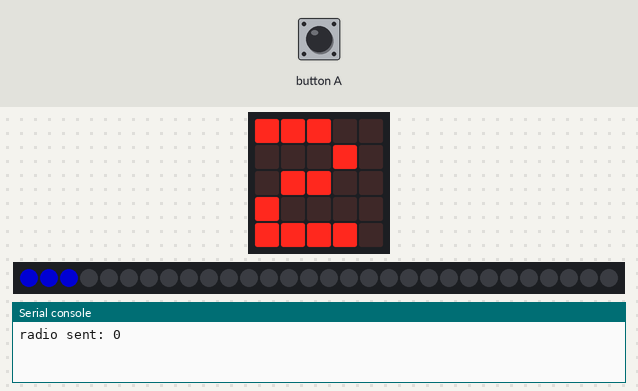
Bench run of a program on a simulated Calliope mini (MakeCode). Parts: the board's 5×5 LED display, 30 RGB LEDs in strip order, left to right, the last lines printed to the serial console. The test bench sets the inputs (shaded band). Dim RGB values are drawn brighter than linear; no radio messages arrive unless stated (any console line starting 'radio sent:' is added by the test bench); the 48×5 strip is a reading aid, not a part: it shows the text the display is scrolling, unrolled, one strip-width of it at a time.

Above: at 1.2 s.
1.3 s: button A pressed for 0.15 s
At 1.77 s:
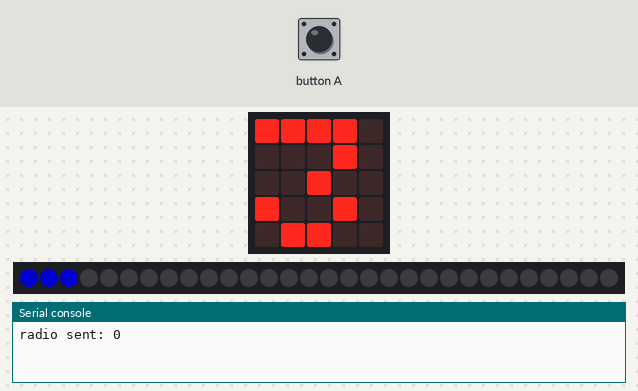
2.0 s: button A pressed for 0.15 s
At 3.29 s:
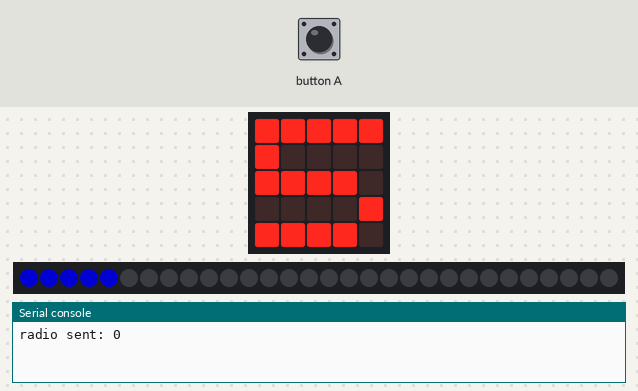
5.1 s: button A pressed for 0.15 s
At 5.9 s:
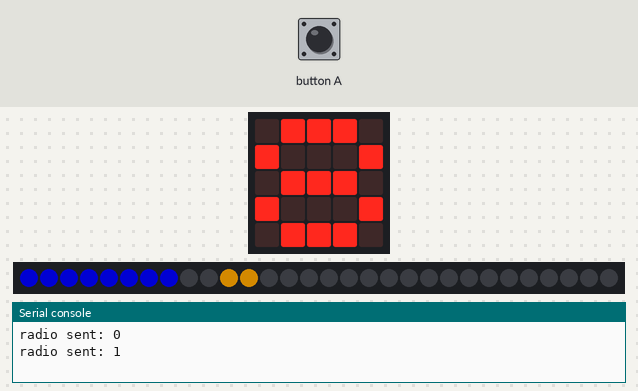

The program:

main.ts
```typescript
input.onButtonEvent(Button.A, input.buttonEventClick(), function () {
    strip.setPixelColor(PixlPos, neopixel.colors(NeoPixelColors.Black))
    PixlPos += -1
    strip.show()
})
function LED2 () {
    Song1 = false
    for (let range2 = 10; range2 <= 19; range2++) {
        strip.setPixelColor(range2, neopixel.colors(NeoPixelColors.Orange))
        strip.show()
        PixlPos += 1
        basic.pause(500)

    }
Song2 = true
}
function LED3 () {
    Song2 = false
    for (let range3 = 20; range3 <= 30; range3++) {
        strip.setPixelColor(range3, neopixel.colors(NeoPixelColors.Red))
        strip.show()
        PixlPos += 1
        basic.pause(500)
    }
Song2 = false
    Song0 = true
}
function LED () {
    for (let range = 0; range <= 9; range++) {
        strip.setPixelColor(PixlPos, neopixel.colors(NeoPixelColors.Blue))
        strip.show()
        PixlPos += 1
        basic.pause(500)
    }
    Song1 = true
}
let strip: neopixel.Strip = null
let Song2 = false
let Song1 = false
let Song0 = false
let PixlPos = 0
PixlPos = 0
Song0 = true
Song1 = false
Song2 = false
radio.setGroup(1)
strip = neopixel.create(DigitalPin.P0, 30, NeoPixelMode.RGB)
basic.forever(function () {
    while (Song1 == true) {
        radio.sendNumber(1)
        break;
    }
})
basic.forever(function () {
    while (Song2 == true) {
        radio.sendNumber(3)
        break;
    }
})
basic.forever(function () {
    basic.showNumber(PixlPos)
})
basic.forever(function () {
    while (Song0 == true) {
        radio.sendNumber(0)
        break;
    }
})
basic.forever(function () {
    Song0 = false
    LED()
    basic.pause(10)
    LED2()
    basic.pause(10)
    LED3()
    strip.showColor(neopixel.colors(NeoPixelColors.Black))
    strip.show()
})
```

test.ts
```typescript
// Hier kann man Tests durchführen; diese Datei wird nicht kompiliert, wenn dieses Paket als Erweiterung verwendet wird.
```
